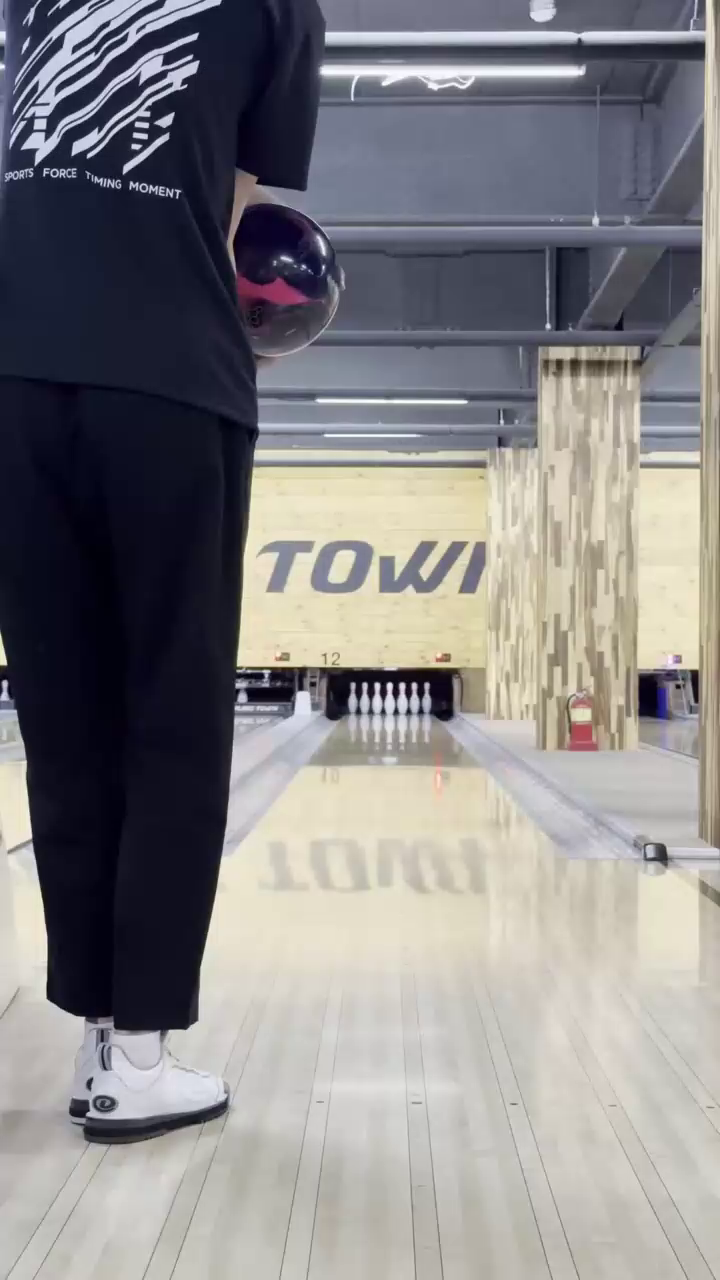
#> input picture frame 0 of movenet/dataset/bowl_data_2.mp4, 720 x 1280 px
$ python converter.py
#> lines starting #> are read from the running program, lines starting #| are printed output that depends on the picture
import cv2
import numpy as np
import os

def split_video_into_frames(video_path, output_folder, num_frames=20):
    # 비디오를 로드하고 총 프레임 수를 구함
#> called with video_path = 'bowl_data_2.mp4', output_folder = 'output_frames\\2', num_frames = 20
    video = cv2.VideoCapture(video_path)
    total_frames = int(video.get(cv2.CAP_PROP_FRAME_COUNT))
    print(total_frames)

    # 균일한 간격으로 프레임을 선택하기 위한 간격 계산
    interval = total_frames // num_frames

    # 출력 폴더 생성 (존재하지 않을 경우)
    if not os.path.exists(output_folder):
        os.makedirs(output_folder)

    # 선택된 프레임을 이미지 파일로 저장
    for i in range(num_frames):
        # 비디오를 올바른 위치로 이동
        video.set(cv2.CAP_PROP_POS_FRAMES, i * interval)

        # 프레임 읽기
        success, frame = video.read()
        if not success:
            break  # 읽기 실패시 중단

        # 이미지 파일로 저장
        cv2.imwrite(f"{output_folder}/frame_{i+1:03d}.jpg", frame)
#> this loop made 20 passes
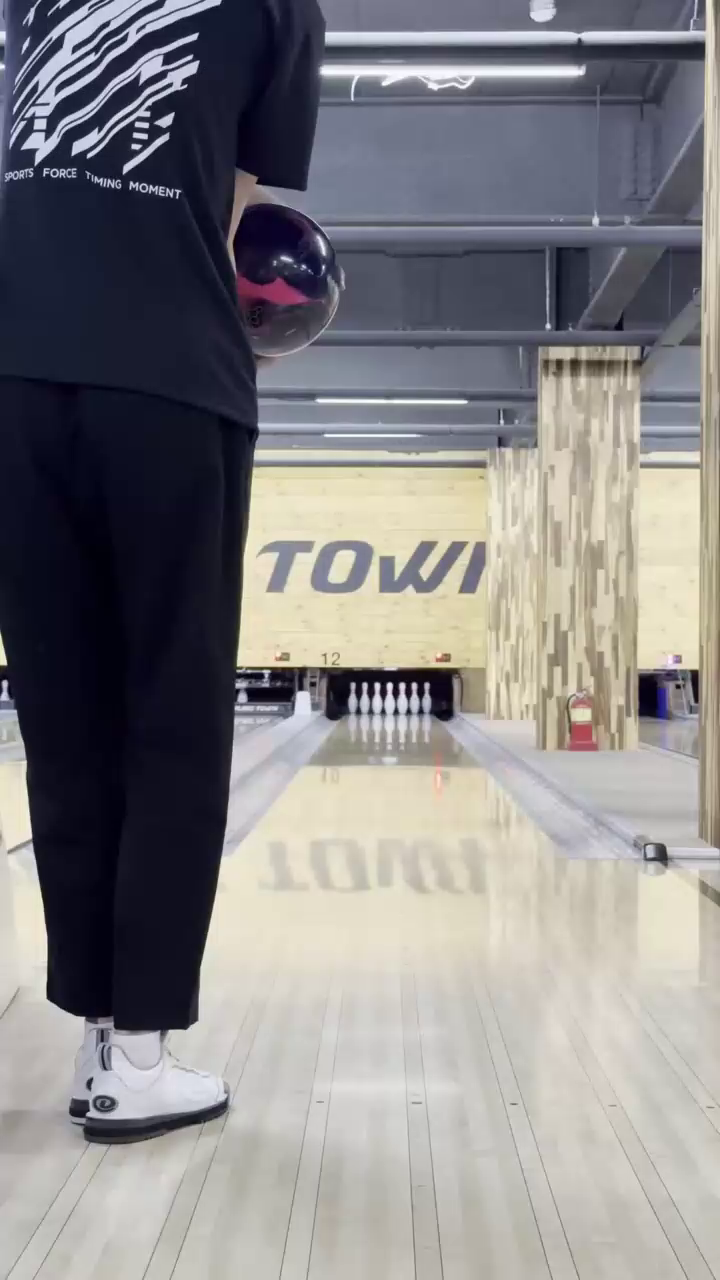
#> input picture frame 0 of movenet/dataset/bowl_data_2.mp4, 720 x 1280 px
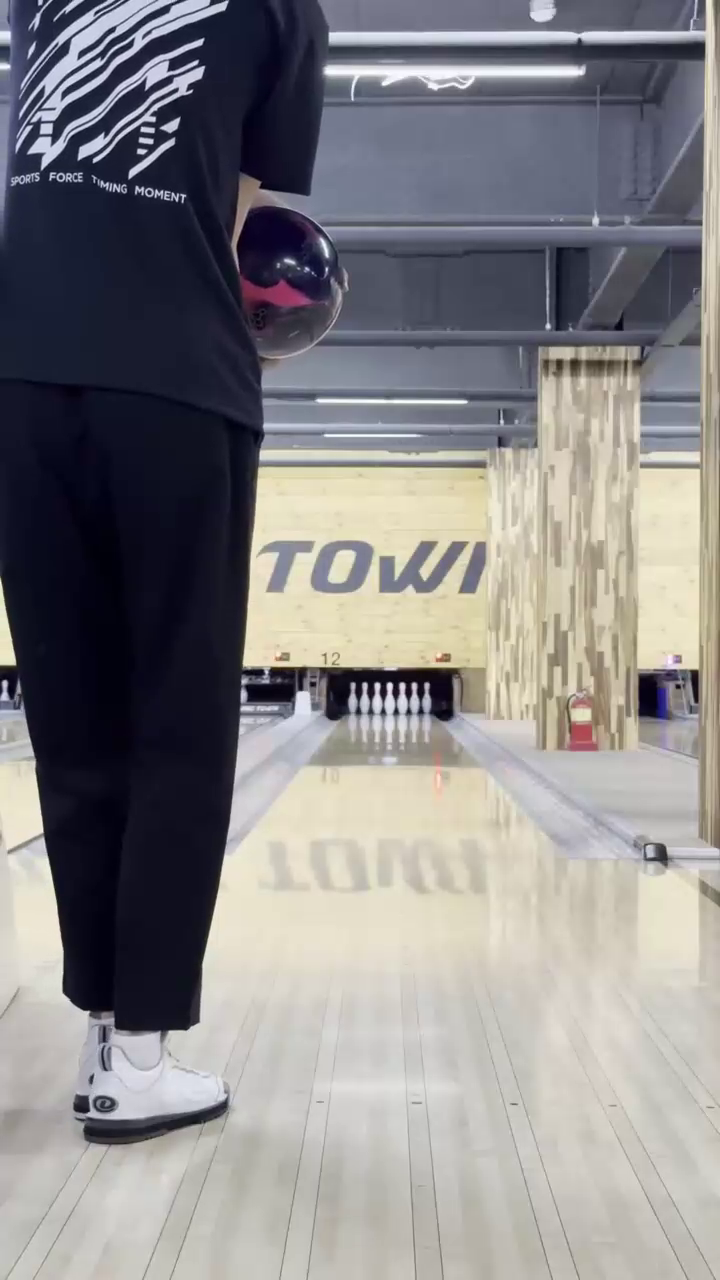
#> input picture frame 6 of movenet/dataset/bowl_data_2.mp4, 720 x 1280 px
#> pass 3, in split_video_into_frames, `success, frame = video.read()`:
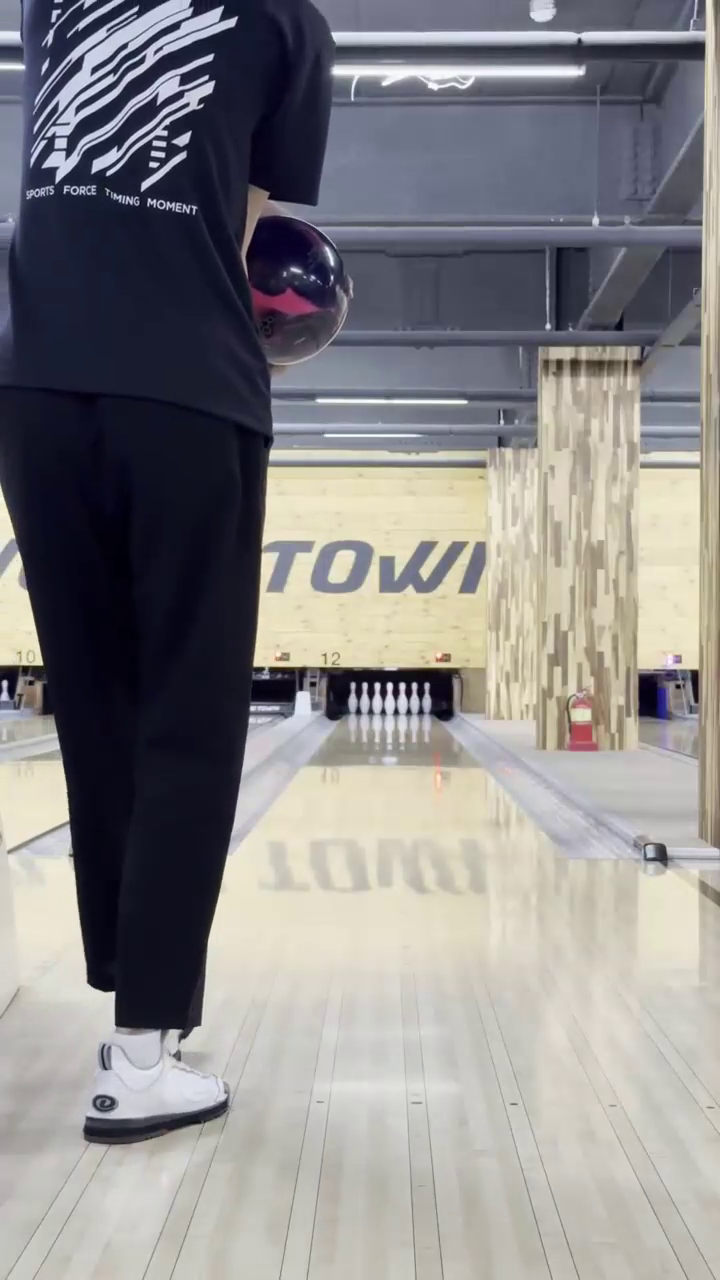
#> frame: shape (1280, 720, 3); mean B, G, R 135.9, 134.9, 136.8

    # 자원 해제
    video.release()
    print(f"Saved {num_frames} frames to {output_folder}")

# 사용 예
video_path = 'bowl_data_2.mp4'  # 비디오 파일 경로
output_folder = 'output_frames\\2'  # 출력될 폴더
split_video_into_frames(video_path, output_folder)

$ run again, starting later in the video
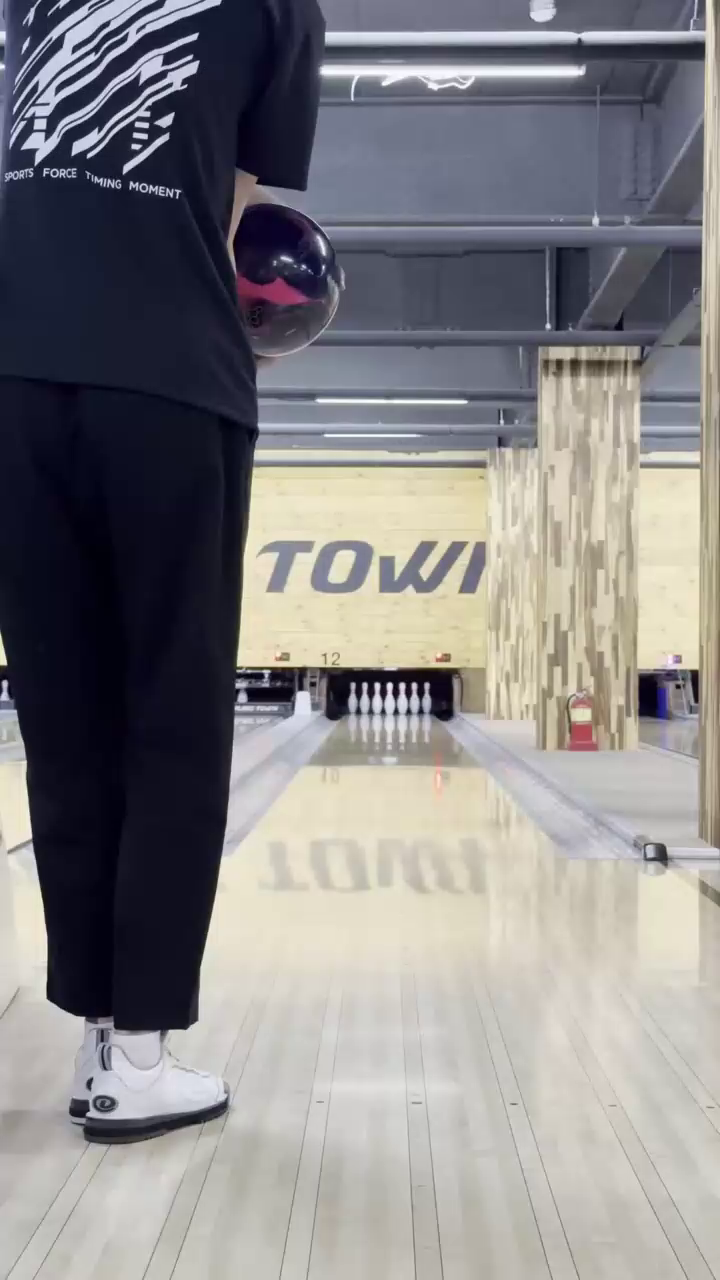
#> input picture frame 0 of movenet/dataset/bowl_data_2.mp4, 720 x 1280 px
#> the loop in split_video_into_frames, `for i in range(num_frames):` made 20 passes
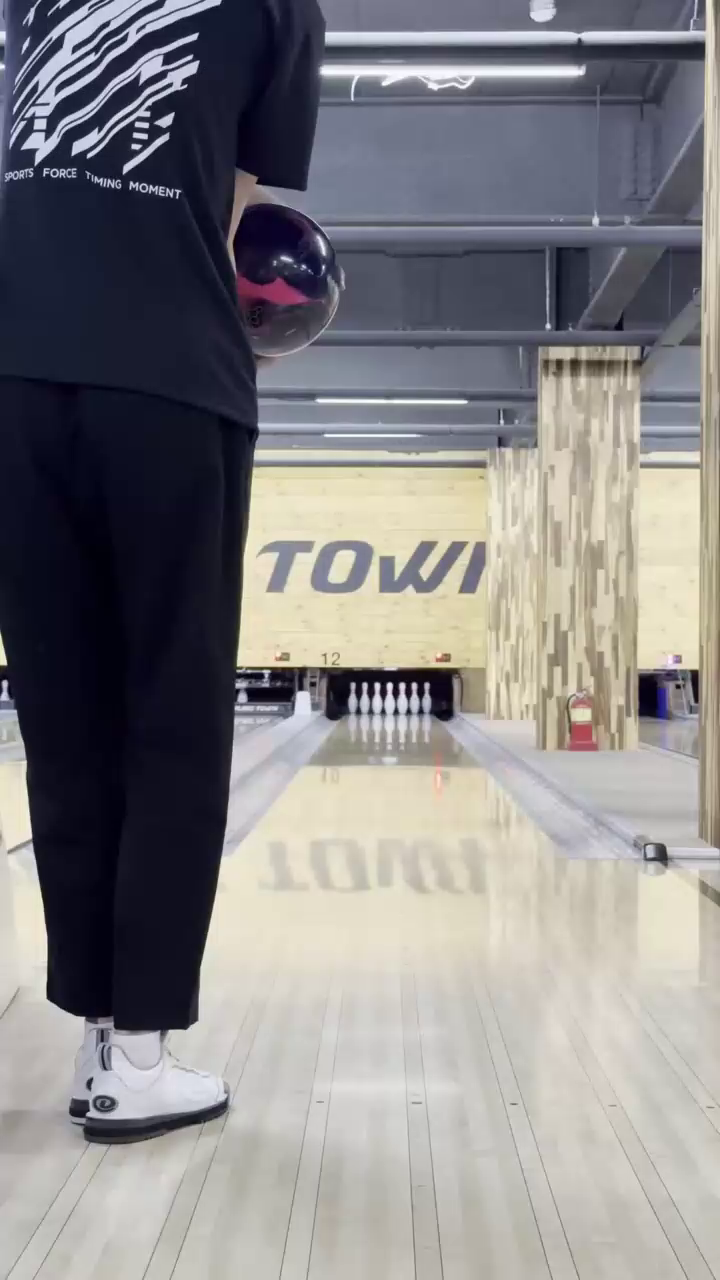
#> input picture frame 0 of movenet/dataset/bowl_data_2.mp4, 720 x 1280 px
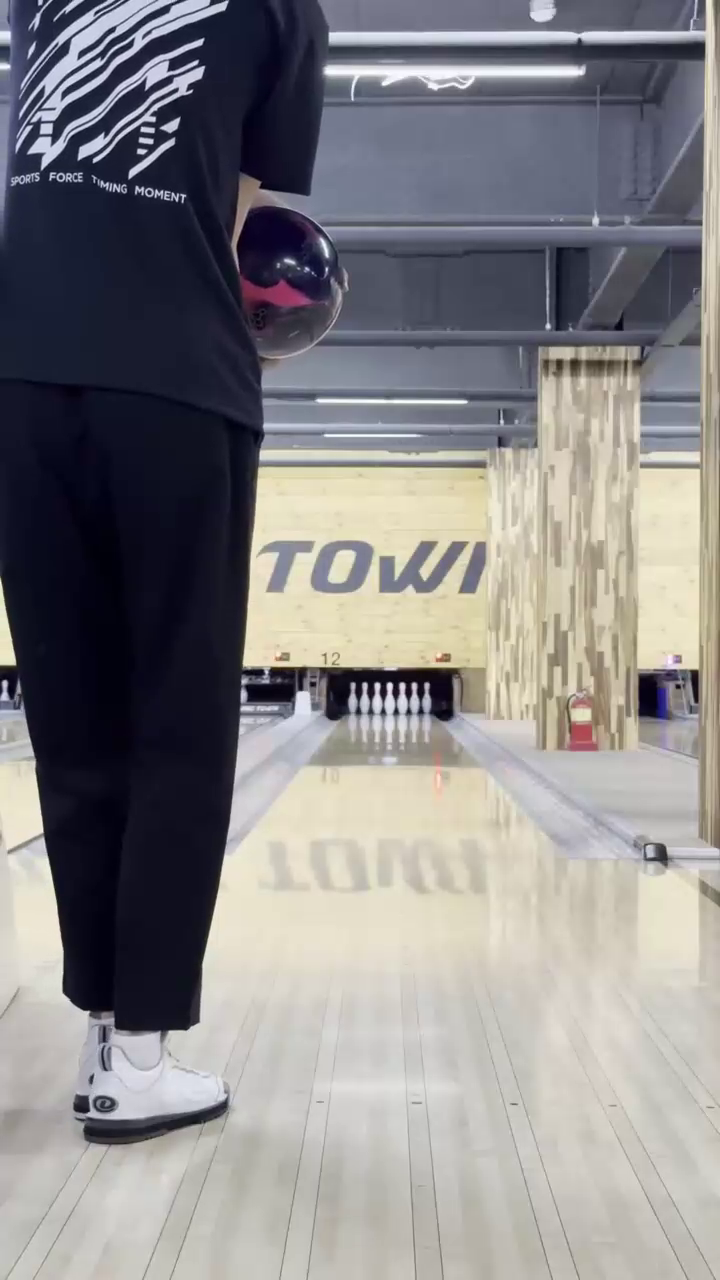
#> input picture frame 6 of movenet/dataset/bowl_data_2.mp4, 720 x 1280 px

$ run again, starting later in the video
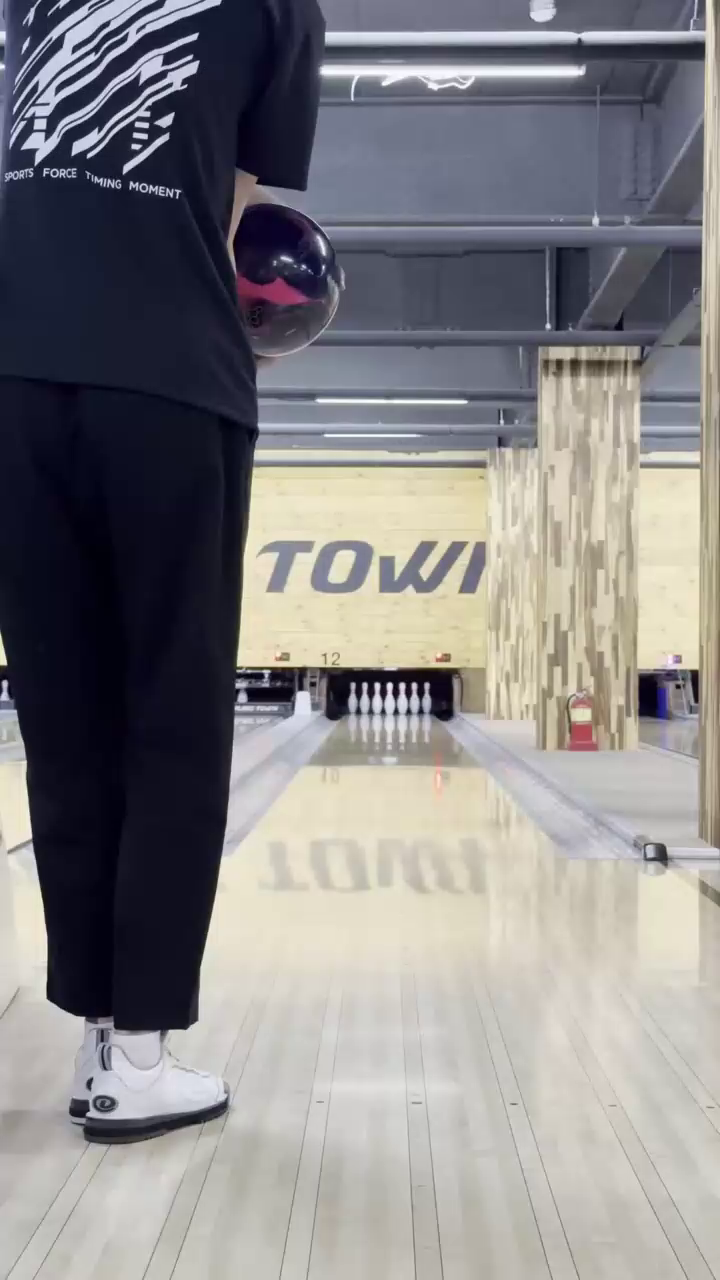
#> input picture frame 0 of movenet/dataset/bowl_data_2.mp4, 720 x 1280 px
#> the loop in split_video_into_frames, `for i in range(num_frames):` made 20 passes
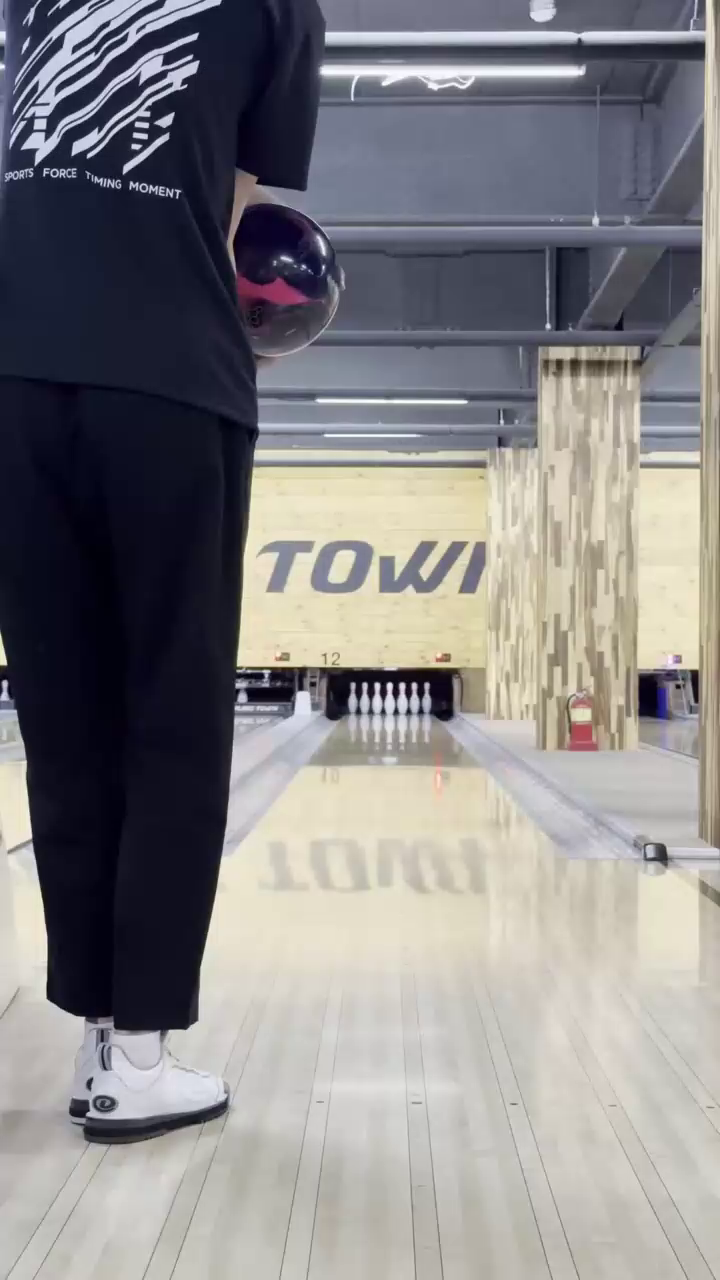
#> input picture frame 0 of movenet/dataset/bowl_data_2.mp4, 720 x 1280 px
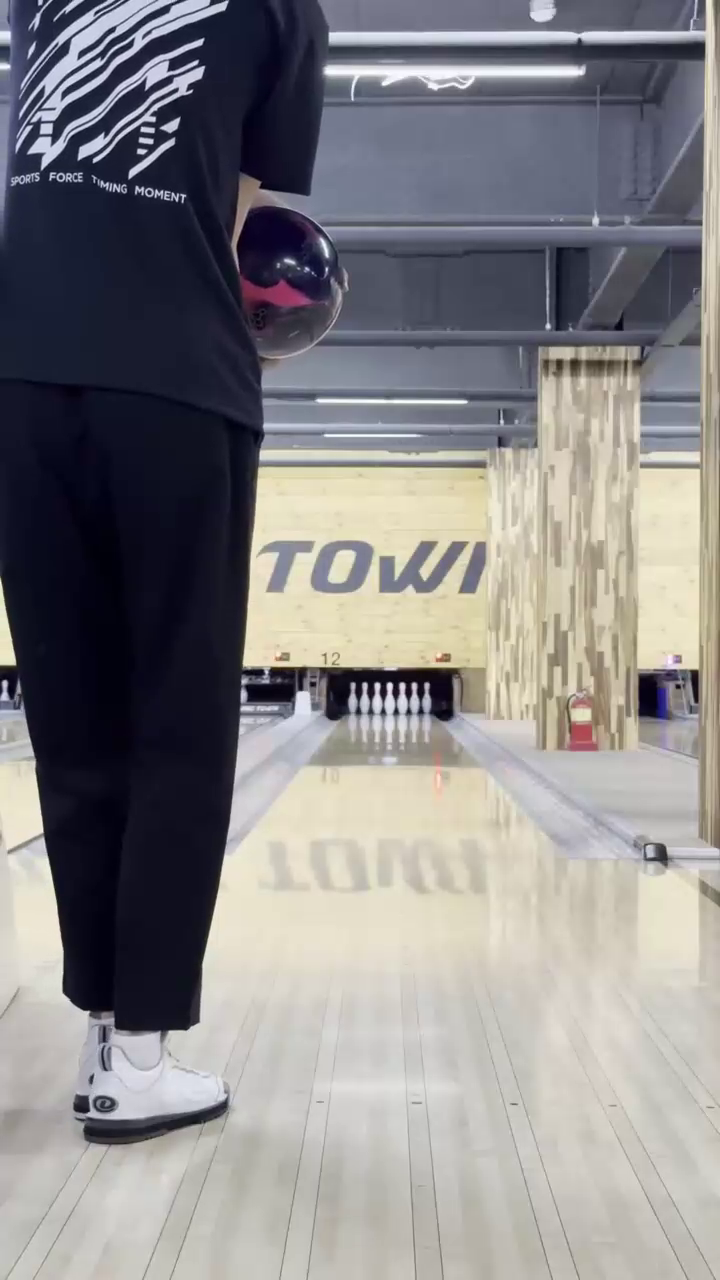
#> input picture frame 6 of movenet/dataset/bowl_data_2.mp4, 720 x 1280 px
